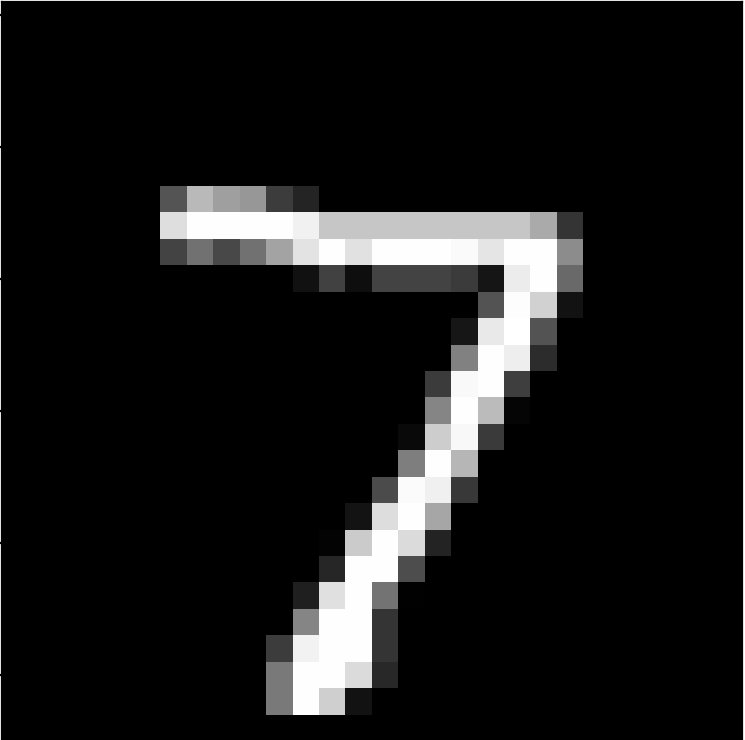
#> input picture test_images/sample1.png, 1490 x 1480 px (shown at 1/2 size)
$ python test.py
#> lines starting #> are read from the running program, lines starting #| are printed output that depends on the picture
#> the answer given: test_images/sample1.png
import pickle
import cv2
import numpy as np

def preprocess_image(img_path):
#> called with img_path = 'test_images/sample1.png'
    img = cv2.imread(img_path, cv2.IMREAD_GRAYSCALE)
#> img is the input picture: shape (1480, 1490); min 0, max 255, mean 24.7
    img_copy = img.copy()
    img = cv2.resize(img, (28, 28))
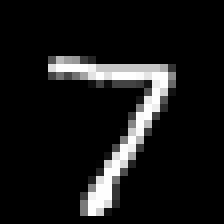
#> img: shape (28, 28) (shown 8 times larger); min 0, max 255, mean 23.5
    img = img/255.0
    img = img.reshape(-1, 784)
    return img, cv2.cvtColor(img_copy, cv2.COLOR_GRAY2RGB)

image_path = input('Enter the images path: ')

if image_path:
    image, original = preprocess_image(image_path)

#> (the run stopped early here; a loop or call above may not have finished)

$ run again, on test_images/sample3.png
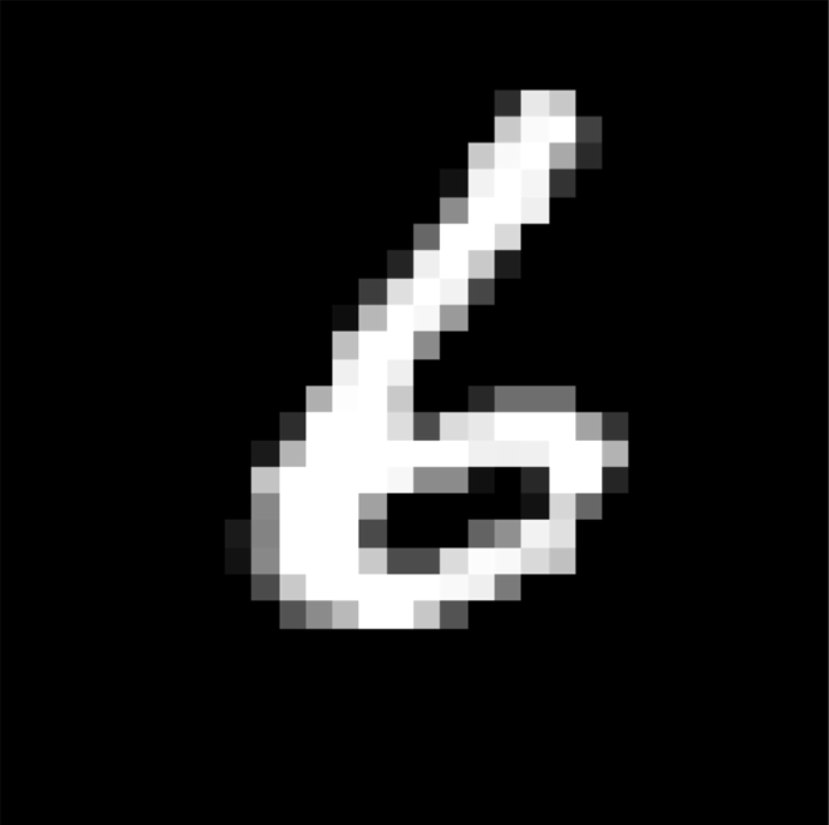
#> input picture test_images/sample3.png, 829 x 825 px
#> in preprocess_image, img is the input picture: shape (825, 829); min 0, max 255, mean 28.7
#> in preprocess_image, `img = cv2.resize(img, (28, 28))`:
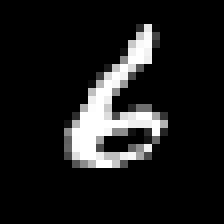
#> img: shape (28, 28) (shown 8 times larger); min 0, max 255, mean 27.5

$ run again, on test_images/sample4.png
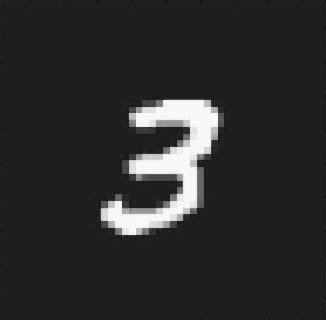
#> input picture test_images/sample4.png, 326 x 320 px
#> in preprocess_image, img is the input picture: shape (320, 326); min 10, max 255, mean 43.8
#> in preprocess_image, `img = cv2.resize(img, (28, 28))`:
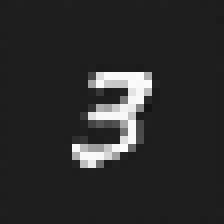
#> img: shape (28, 28) (shown 8 times larger); min 20, max 253, mean 43.5
